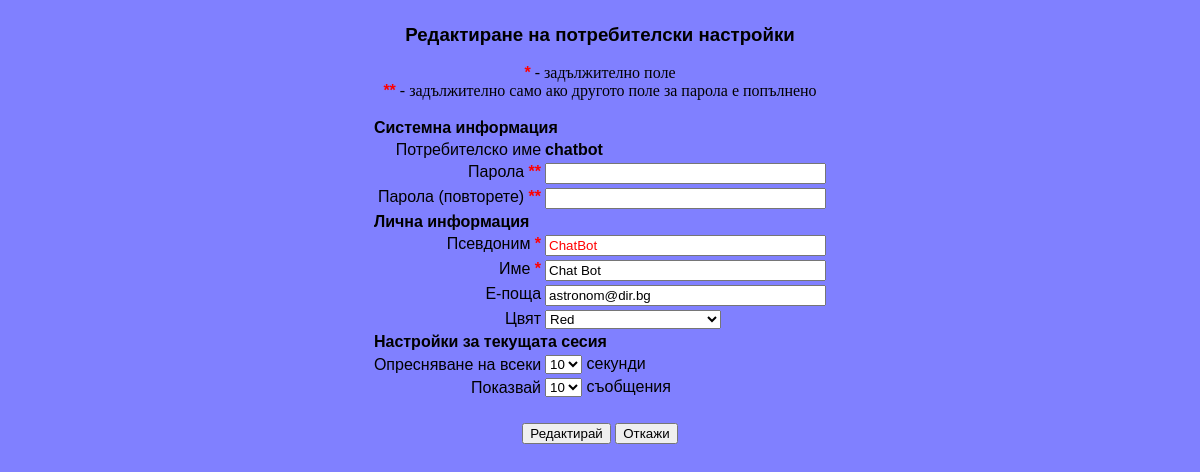
Before: /usr_pref.php (signed in) with the older database file.
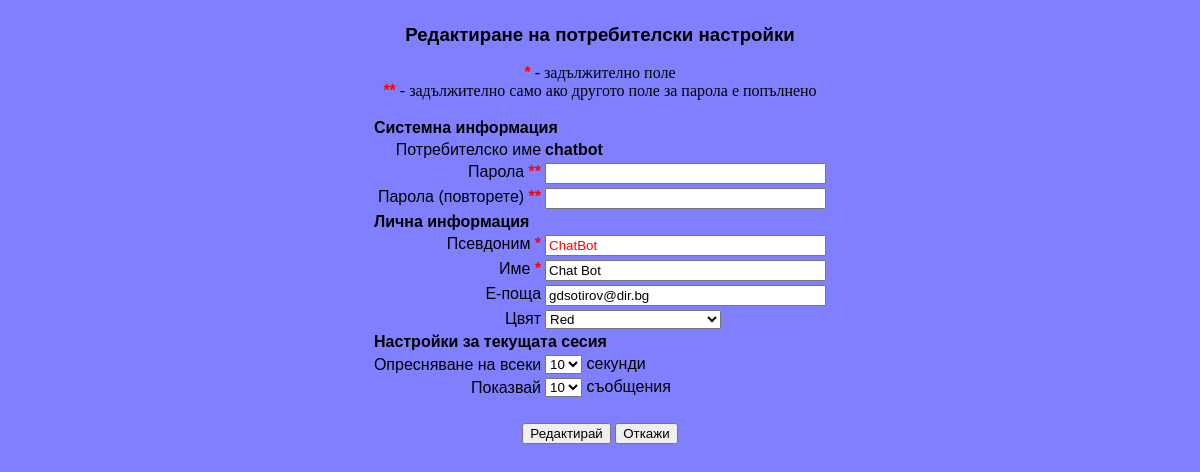
After: the same page with the newer database file.
### tables this page shows
CREATE TABLE users (
    UserID      INT /*!UNSIGNED */ UNIQUE NOT NULL /*!AUTO_INCREMENT */,
    Username    VARCHAR(32)        UNIQUE NOT NULL,
    Password    VARCHAR(64)               NOT NULL,
    Nickname    VARCHAR(32)        UNIQUE NOT NULL,
    UsrName     VARCHAR(96)               NOT NULL,
    Email       VARCHAR(255)              NOT NULL DEFAULT 'no@mail',
    Teacher     CHAR(1)                   NOT NULL DEFAULT '0',
    ColorID     INT /*!UNSIGNED*/         NOT NULL DEFAULT 1,
    Active      CHAR(1)                   NOT NULL DEFAULT '0',
    LLDate      DATE                      NULL DEFAULT NULL,
    LLTime      TIME                      NULL DEFAULT NULL,
    LLHost      VARCHAR(16)               NOT NULL DEFAULT '0.0.0.0',
    ModDate     DATE                      NULL DEFAULT NULL,
    ModTime     TIME                      NULL DEFAULT NULL,
    AdminID     INT /*!UNSIGNED*/         NOT NULL DEFAULT 1,
    PRIMARY KEY (UserID),
    INDEX (ColorID),
    INDEX (Active),
    INDEX (AdminID)
);

CREATE TABLE colors (
    ColorID     INT /*!UNSIGNED */ UNIQUE NOT NULL /*! AUTO_INCREMENT */,
    ClrName     VARCHAR(16)        UNIQUE NOT NULL,
    Red         SMALLINT /*!UNSIGNED*/    NOT NULL,
    Green       SMALLINT /*!UNSIGNED*/    NOT NULL,
    Blue        SMALLINT /*!UNSIGNED*/    NOT NULL,
    ModDate     DATE                      NULL DEFAULT NULL,
    ModTime     TIME                      NULL DEFAULT NULL,
    AdminID     INT /*!UNSIGNED*/         NOT NULL DEFAULT 1,
    PRIMARY KEY (ColorID),
    INDEX (AdminID)
);

### color.inc.php (called while the page is built)
<?php
  function PrependZero($strlen, $str) {
    while ( strlen($str) < $strlen ) {
      $str = "0".$str;
    }
    return $str;
  }
  function MakeTriplet($Red, $Green, $Blue) {
    return "#".PrependZero(2, dechex($Red))
              .PrependZero(2, dechex($Green))
              .PrependZero(2, dechex($Blue));
  }
?>

### usr_pref.php (the view, shortened to what this page needs)
<?php
  include("color.inc.php");
?>
<!DOCTYPE html PUBLIC "-//W3C//DTD XHTML 1.0 Transitional//EN"
 "http://www.w3.org/TR/xhtml1/DTD/xhtml1-transitional.dtd">
<html xmlns="http://www.w3.org/1999/xhtml" xml:lang="bg" lang="bg">
<head>
<link rel="stylesheet" type="text/css" href="chat.css" />
</head>
<body class="User" onload="javascript: previewColor();">
<p align="center" class="smlhdr">Редактиране на потребителски настройки</p>
<?php
  $Error         = FALSE;
  if ( !isset($_POST['CheckForm']) || $Error ) {
    if ( $lnk = @mysqli_connect(DB_SERVER, DB_RO_USER, DB_RO_PWD) ) {
      if ( @mysqli_select_db($lnk, DB_NAME) ) {
        $query  = "SELECT UserID,Username,Password,Nickname,UsrName,Email,";
        $query .= "ColorID";
        $query .= " FROM users";
        $query .= " WHERE UserID=".$_SESSION['USR_ID'];
        $UsrRes = @mysqli_query($lnk, $query);
        $query = "SELECT ColorID,ClrName,Red,Green,Blue FROM colors";
        $ClrRes = @mysqli_query($lnk, $query);
        $UsrDetails = @mysqli_fetch_array($UsrRes, MYSQL_ASSOC);
?>
<p align="center"><span class="required">*</span> - задължително поле<br />
<span class="required">**</span> - задължително само ако другото поле за
парола е попълнено</p>
<form action="<?php echo $_SERVER['PHP_SELF'] ?>" method="post">
<table align="center">
<tr><th align="left" colspan="2">Системна информация</th></tr>
<tr><td align="right">Потребителско име</td>
<td><b><?php echo $UsrDetails['Username'] ?></b></td>
</tr>
<tr valign="top"><td align="right">Парола <span class="required">**</span></td>
<td><input type="password" name="Password" maxlength="32" size="32" />
?></td></tr>
<tr valign="top">
<td align="right">Парола (повторете) <span class="required">**</span></td>
<td><input type="password" name="Password2" maxlength="32" size="32" />
?></td></tr>
<tr><th align="left" colspan="2">Лична информация</th></tr>
<tr valign="top"><td align="right">Псевдоним <span class="required">*</span></td>
<td><input id="Nickname" type="text" name="Nick" maxlength="96" size="32"<?php
  if ( $Error ) {
    print(" value=\"".$_POST['Nick']."\"");
  }
  else {
    print(" value=\"".$UsrDetails['Nickname']."\"");
  } ?> />
</td></tr>
<tr valign="top"><td align="right">Име <span class="required">*</span></td>
<td><input type="text" name="Name" maxlength="96" size="32"<?php
  if ( $Error ) {
    print(" value=\"".$_POST['Name']."\"");
  }
  else {
    print(" value=\"".$UsrDetails['UsrName']."\"");
  } ?> />
</td></tr>
<tr valign="top"><td align="right">Е-поща</td>
<td><input type="text" name="Email" maxlength="255" size="32"<?php
  if ( $Error ) {
    print(" value=\"".$_POST['Email']."\"");
  }
  else {
    print(" value=\"".$UsrDetails['Email']."\"");
  } ?> />
</td></tr>
<tr valign="top"><td align="right">Цвят</td>
<td>
<select id="ColorPicker" name="Color" onchange="javascript: previewColor();">
<?php
        if ( @mysqli_num_rows($ClrRes) > 0 ) {
          while ( $Clr = @mysqli_fetch_array($ClrRes, MYSQL_ASSOC) ) {
            print("<option");
            if ( $Error ) {
              $CompareID = $_POST['Color'];
            }
            else {
              $CompareID = $UsrDetails['ColorID'];
            }
            if ( $CompareID == $Clr['ColorID'] ) {
              print(" selected=\"selected\"");
            }
            print(" value=\"".$Clr['ColorID']."\"");
            print(" title=\"".MakeTriplet($Clr['Red'], $Clr['Green'], $Clr['Blue'])."\">");
            print($Clr['ClrName']."</option>\n");
          }
        }
?>
</select>
</td></tr>
<tr><th align="left" colspan="2">Настройки за текущата сесия</th></tr>
<tr><td align="right">Опресняване на всеки</td>
<td><select name="Refresh">
<?php
  $RefreshArr = array(5 => "5", 10 => "10", 15 => "15", 20 => "20");
  reset($RefreshArr);
  while ( list($key, $val) = each($RefreshArr) ) {
    print("<option value=\"$key\"");
    if ( isset($_SESSION['USR_REFRESH']) && $val == $_SESSION['USR_REFRESH'] ) {
      print(" selected=\"selected\"");
    }
    print(">$val</option>\n");
  }
?>
</select> секунди </td></tr>
<tr><td align="right">Показвай</td>
<td><select name="MsgCount">
<?php
  $MsgCntArr = array(10 => "10", 15 => "15", 20 => "20", 25 => "25",
                     30 => "30", 35 => "35", 40 => "40", 45 => "45",
                     50 => "50");
  reset($MsgCntArr);
  while ( list($key, $val) = each($MsgCntArr) ) {
    print("<option value=\"$key\"");
    print(">$val</option>\n");
  }
?>
</select> съобщения</td></tr>
<tr><td colspan="2">&nbsp;</td></tr>
<tr><td align="center" colspan="2">
<input type="submit" name="SubmitEdit" value="Редактирай" />
<input type="submit" name="CancelEdit" value="Откажи" />
</td></tr>
</table>
</form>
<?php
      }
      else {
        PrintError(202);
        exit;
      }
    }
    else {
      PrintError(201);
      exit;
    }
  }
?>
</body>
</html>

Changed rows visible on the page:
changed users "chatbot": Email "astronom@dir.bg" → "gdsotirov@dir.bg"
